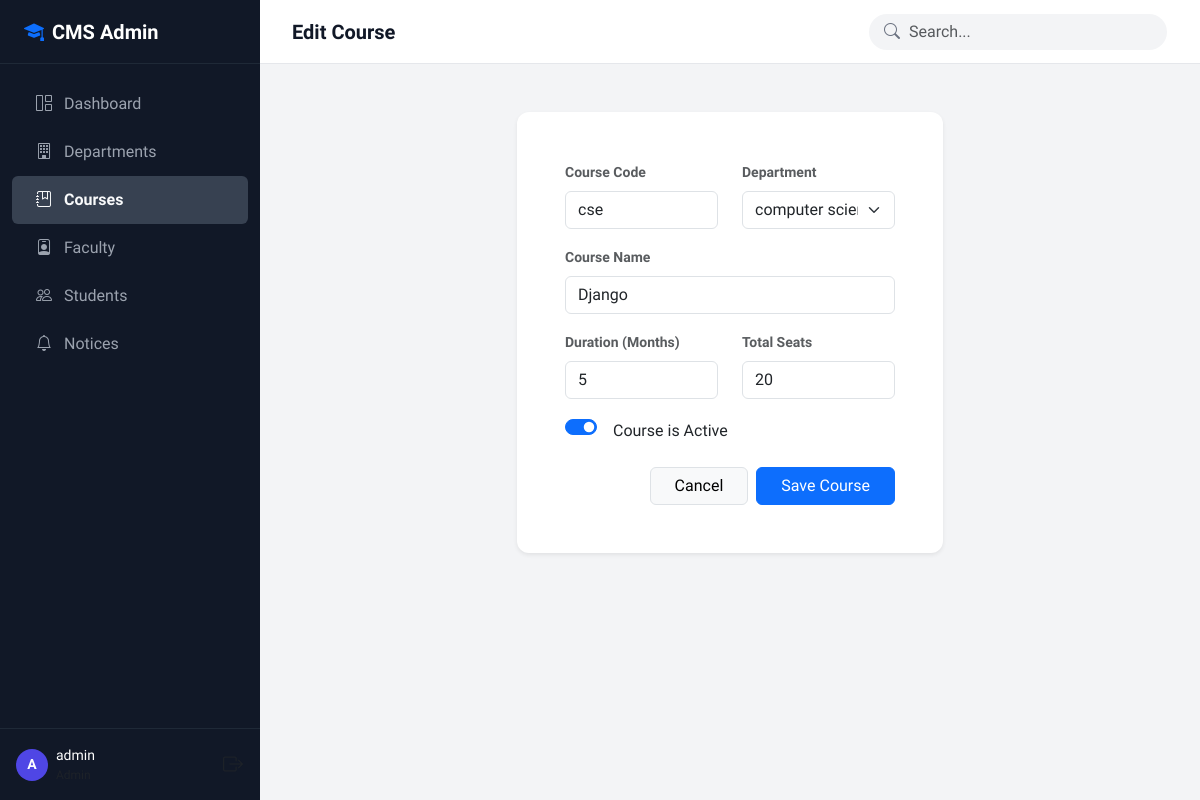
Page /courses/1/edit/ (signed in) on the committed database.
### app1/models.py (models this page shows, shortened)
class Course(models.Model):
    name = models.CharField(max_length=100)
    code = models.CharField(max_length=20, unique=True, default='')
    department = models.ForeignKey(Department, on_delete=models.CASCADE, related_name='courses')
    duration = models.IntegerField(help_text="Duration in months")
    seats = models.IntegerField()
    is_active = models.BooleanField(default=True)

### app1/views.py (the view)
# urls.py: path('courses/<int:pk>/edit/', views.CourseUpdateView.as_view(), name='course_edit'),
class CourseUpdateView(BaseUpdateView):
    model = Course
    form_class = CourseForm
    template_name = 'courses/form.html'
    success_url = reverse_lazy('course_list')
    success_message = "Course updated successfully!"

### app1/forms.py
class CourseForm(forms.ModelForm):
    class Meta:
        model = Course
        fields = '__all__'

### app1/models.py (called while the page is built)
    def __str__(self):
        return f"{self.name} ({self.code})"

### templates/courses/form.html (shortened to what this page needs)
{% extends 'base.html' %}
{% load widget_tweaks %}
{% block page_title %}{% if object %}Edit Course{% else %}Add Course{% endif %}{% endblock %}
{% block content %}
<div class="row">
    <div class="col-12 col-md-8 col-lg-6 mx-auto">
        <div class="card shadow-sm border-0 mt-3">
            <div class="card-body p-4 p-md-5">
                <form method="post" novalidate>
                    <div class="row">
                        <div class="col-md-6 mb-3">
                            <label class="form-label text-muted small fw-bold">Course Code</label>
                            {% render_field form.code class="form-control" %}
                        </div>
                        <div class="col-md-6 mb-3">
                            <label class="form-label text-muted small fw-bold">Department</label>
                            {% render_field form.department class="form-select" %}
                        </div>
                    </div>
                    <div class="mb-3">
                        <label class="form-label text-muted small fw-bold">Course Name</label>
                        {% render_field form.name class="form-control" %}
                    </div>
                    <div class="row">
                        <div class="col-md-6 mb-3">
                            <label class="form-label text-muted small fw-bold">Duration (Months)</label>
                            {% render_field form.duration class="form-control" %}
                        </div>
                        <div class="col-md-6 mb-3">
                            <label class="form-label text-muted small fw-bold">Total Seats</label>
                            {% render_field form.seats class="form-control" %}
                        </div>
                    </div>
                    <div class="mb-4 form-check form-switch">
                        {% render_field form.is_active class="form-check-input" %}
                        <label class="form-check-label ms-2 mt-1">Course is Active</label>
                    </div>
                    <div class="d-flex justify-content-end gap-2">
                        <a href="{% url 'course_list' %}" class="btn btn-light border px-4">Cancel</a>
                        <button type="submit" class="btn btn-primary px-4">Save Course</button>
                    </div>
                </form>
            </div>
        </div>
    </div>
</div>
{% endblock %}

### templates/base.html (shortened to what this page needs)
<!DOCTYPE html>
<html lang="en">
<head>
    <link href="https://cdn.jsdelivr.net/npm/bootstrap@5.3.0/dist/css/bootstrap.min.css" rel="stylesheet">
    <link rel="stylesheet" href="https://cdn.jsdelivr.net/npm/bootstrap-icons@1.11.1/font/bootstrap-icons.css">
</head>
<body>
    {% if user.is_authenticated %}
    <div id="sidebar">
        <div class="sidebar-brand">
            <i class="bi bi-mortarboard-fill me-2 text-primary"></i> CMS Admin
        </div>
        <div class="nav flex-column py-3 flex-grow-1">
            <a href="{% url 'dashboard' %}" class="nav-link {% if request.resolver_match.url_name == 'dashboard' %}active{% endif %}">
                <i class="bi bi-grid-1x2"></i> Dashboard
            </a>
            <a href="{% url 'department_list' %}" class="nav-link {% if 'department' in request.resolver_match.url_name %}active{% endif %}">
                <i class="bi bi-building"></i> Departments
            </a>
            <a href="{% url 'course_list' %}" class="nav-link {% if 'course' in request.resolver_match.url_name %}active{% endif %}">
                <i class="bi bi-journal-bookmark"></i> Courses
            </a>
            <a href="{% url 'faculty_list' %}" class="nav-link {% if 'faculty' in request.resolver_match.url_name %}active{% endif %}">
                <i class="bi bi-person-badge"></i> Faculty
            </a>
            <a href="{% url 'student_list' %}" class="nav-link {% if 'student' in request.resolver_match.url_name %}active{% endif %}">
                <i class="bi bi-people"></i> Students
            </a>
            <a href="{% url 'notice_list' %}" class="nav-link {% if 'notice' in request.resolver_match.url_name %}active{% endif %}">
                <i class="bi bi-bell"></i> Notices
            </a>
        </div>
        <div class="sidebar-footer">
            <div class="user-info">
                <div class="user-avatar">
                    {{ user.username|make_list|first|upper }}
                </div>
                <div class="d-flex flex-column">
                    <span class="text-white fw-medium small">{{ user.username }}</span>
                    <span class="small text-muted" style="font-size: 0.75rem;">Admin</span>
                </div>
            </div>
            <form action="{% url 'logout' %}" method="post" class="m-0">
                <button type="submit" class="btn btn-link text-muted p-0" title="Logout">
                    <i class="bi bi-box-arrow-right fs-5"></i>
                </button>
            </form>
        </div>
    </div>
    {% endif %}
    <div id="main-wrapper" {% if not user.is_authenticated %}style="margin-left: 0;"{% endif %}>
        {% if user.is_authenticated %}
        <header id="topbar">
            <div class="d-flex align-items-center">
                <h1 class="page-title">{% block page_title %}Dashboard{% endblock %}</h1>
            </div>
            <div class="search-box d-none d-md-block">
                <i class="bi bi-search search-icon"></i>
                <form action="" method="get">
                    <input type="text" name="q" class="form-control" placeholder="Search..." value="{{ request.GET.q }}">
                </form>
            </div>
        </header>
        {% endif %}
        <main id="content">
            {% block content %}{% endblock %}
        </main>
    </div>
</body>
</html>

### templates/base.html (style rules this page uses)
:root { --primary-color: #4F46E5; --primary-hover: #4338CA; --sidebar-bg: #111827; --sidebar-hover: #1F2937; --sidebar-active: #374151; --sidebar-text: #9CA3AF; --sidebar-text-active: #F9FAFB; --bg-color: #F3F4F6; --card-bg: #FFFFFF; --text-main: #111827; --text-muted: #6B7280; --border-color: #E5E7EB; --font-main: 'Plus Jakarta Sans', sans-serif; --font-mono: 'Space Mono', monospace; --sidebar-width: 260px; --topbar-height: 64px; }
body { font-family: var(--font-main); background-color: var(--bg-color); color: var(--text-main); overflow-x: hidden; }
#sidebar { width: var(--sidebar-width); height: 100vh; position: fixed; left: 0; top: 0; background-color: var(--sidebar-bg); color: var(--sidebar-text); z-index: 1000; display: flex; flex-direction: column; transition: all 0.3s; }
.sidebar-brand { height: var(--topbar-height); display: flex; align-items: center; padding: 0 1.5rem; color: white; font-weight: 700; font-size: 1.25rem; border-bottom: 1px solid var(--sidebar-hover); }
.nav-link { color: var(--sidebar-text); padding: 0.75rem 1.5rem; display: flex; align-items: center; gap: 0.75rem; transition: all 0.2s; border-radius: 0.375rem; margin: 0 0.75rem; }
.nav-link.active { color: var(--sidebar-text-active); background-color: var(--sidebar-active); font-weight: 600; }
.sidebar-footer { margin-top: auto; padding: 1rem; border-top: 1px solid var(--sidebar-hover); display: flex; align-items: center; justify-content: space-between; }
.user-info { display: flex; align-items: center; gap: 0.5rem; }
.user-avatar { width: 32px; height: 32px; background-color: var(--primary-color); color: white; border-radius: 50%; display: flex; align-items: center; justify-content: center; font-weight: 600; font-size: 0.875rem; }
#main-wrapper { margin-left: var(--sidebar-width); min-height: 100vh; display: flex; flex-direction: column; transition: all 0.3s; }
#topbar { height: var(--topbar-height); background-color: var(--card-bg); border-bottom: 1px solid var(--border-color); display: flex; align-items: center; justify-content: space-between; padding: 0 2rem; position: sticky; top: 0; z-index: 999; }
.page-title { margin: 0; font-size: 1.25rem; font-weight: 600; }
.search-box { position: relative; width: 300px; }
.search-box input { padding-left: 2.5rem; border-radius: 2rem; background-color: var(--bg-color); border: 1px solid transparent; }
.search-icon { position: absolute; left: 1rem; top: 50%; transform: translateY(-50%); color: var(--text-muted); }
#content { padding: 2rem; flex-grow: 1; }
.card { border: none; border-radius: 0.75rem; box-shadow: 0 1px 3px rgba(0,0,0,0.1); }

### rows in the picture
Course: code "cse", department "computer science (cse)", name "Django", duration "5", seats "20", is_active "☑"

### other values in the picture
{{ user.username|make_list|first|upper }} "A"
{{ user.username }} "admin"
